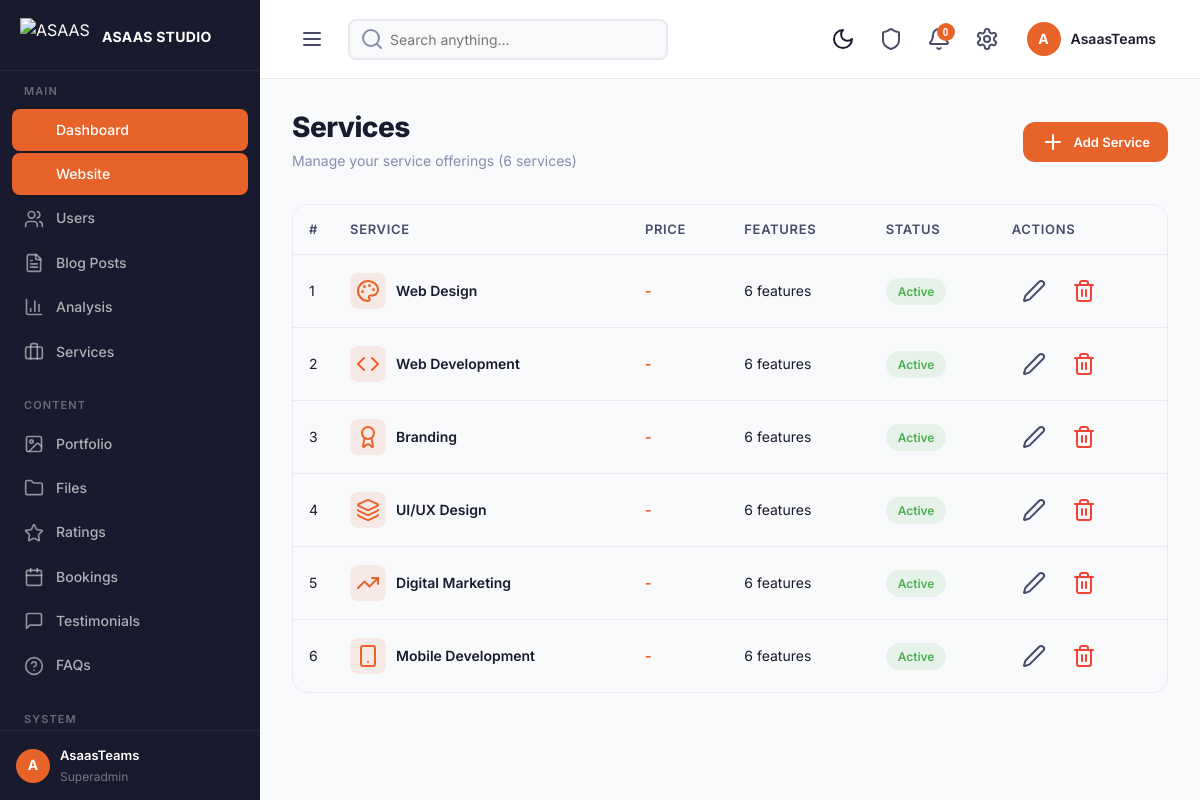
Screenshot of /admin/services.php (signed in) with the database file from the repository.
### tables this page shows
CREATE TABLE services (
    id INT PRIMARY KEY AUTO_INCREMENT,
    title VARCHAR(255) NOT NULL,
    slug VARCHAR(255) NOT NULL UNIQUE,
    description TEXT DEFAULT NULL,
    content LONGTEXT DEFAULT NULL,
    icon VARCHAR(50) DEFAULT NULL,
    image VARCHAR(500) DEFAULT NULL,
    price VARCHAR(50) DEFAULT NULL,
    features JSON DEFAULT NULL,
    is_active TINYINT(1) DEFAULT 1,
    sort_order INT DEFAULT 0,
    created_at TIMESTAMP DEFAULT CURRENT_TIMESTAMP,
    updated_at TIMESTAMP DEFAULT CURRENT_TIMESTAMP ON UPDATE CURRENT_TIMESTAMP,
    INDEX idx_slug (slug),
    INDEX idx_active (is_active)
);

### admin/services.php (the view, shortened to what this page needs)
<?php require_once __DIR__ . '/../config/functions.php'; startSession(); requireAdmin(); $pageTitle = 'Services'; require __DIR__ . '/../includes/admin-header.php';
$db = Database::getInstance()->getConnection();
$services = $db->query("SELECT * FROM services ORDER BY sort_order ASC, created_at DESC")->fetchAll();
?>
<div class="page-header fade-in-up">
    <div>
        <h1 class="page-title">Services</h1>
        <p class="page-subtitle">Manage your service offerings (<?= count($services) ?> services)</p>
    </div>
    <div class="page-actions">
        <button class="btn btn-primary btn-sm" onclick="openModal('newServiceModal')"><i data-lucide="plus" size="16"></i> Add Service</button>
    </div>
</div>
<div class="table-container reveal">
    <table class="table">
        <thead><tr><th style="width:40px">#</th><th>Service</th><th>Price</th><th>Features</th><th>Status</th><th>Actions</th></tr></thead>
        <tbody>
            <?php if (empty($services)): ?>
            <tr><td colspan="6" style="text-align:center;padding:40px;color:var(--text-muted)">No services yet. Click "Add Service" to create your first service.</td></tr>
            <?php else: foreach ($services as $s): ?>
                <tr>
                    <td><?= $s['sort_order'] ?></td>
                    <td>
                        <div style="display:flex;align-items:center;gap:10px">
                            <div style="width:36px;height:36px;border-radius:var(--radius-sm);background:var(--primary-alpha);display:flex;align-items:center;justify-content:center;color:var(--primary)"><i data-lucide="<?= htmlspecialchars($s['icon'] ?: 'briefcase') ?>" size="18"></i></div>
                            <span style="font-weight:600"><?= htmlspecialchars($s['title']) ?></span>
                        </div>
                    </td>
                    <td><span style="font-weight:700;color:var(--primary)"><?= htmlspecialchars($s['price'] ?? '-') ?></span></td>
                    <td><?= $s['features'] ? count(json_decode($s['features'], true) ?: []) . ' features' : '-' ?></td>
                    <td><span class="badge badge-<?= $s['is_active'] ? 'success' : 'error' ?>"><?= $s['is_active'] ? 'Active' : 'Inactive' ?></span></td>
                    <td>
                        <div style="display:flex;gap:6px">
                            <button class="btn btn-ghost btn-icon btn-sm" onclick="editService(<?= htmlspecialchars(json_encode($s)) ?>)"><i data-lucide="edit-2" size="14"></i></button>
                            <form method="POST" style="display:inline" onsubmit="return confirm('Are you sure you want to delete this service?')">
                                <button type="submit" name="delete_service" class="btn btn-ghost btn-icon btn-sm" style="color:#F44336"><i data-lucide="trash-2" size="14"></i></button>
                            </form>
                        </div>
                    </td>
                </tr>
            <?php endforeach; endif; ?>
        </tbody>
    </table>
</div>
</body></html>

### assets/css/main.css (style rules this page uses)
:root { --primary: #E8632A; --primary-dark: #d4551f; --primary-light: #f07840; --primary-alpha: rgba(232, 99, 42, 0.1); --primary-alpha-2: rgba(232, 99, 42, 0.2); --bg-white: #ffffff; --bg-light: #f8f9fb; --bg-gray: #f1f3f5; --bg-dark: #1a1a2e; --bg-darker: #0f0f1a; --text-primary: #1a1a2e; --text-secondary: #4a4a6a; --text-muted: #8a8aaa; --text-light: #b0b0c8; --text-white: #ffffff; --border: #e8e8f0; --border-dark: #d0d0e0; --shadow-sm: 0 2px 8px rgba(0,0,0,0.06); --shadow-md: 0 4px 20px rgba(0,0,0,0.08); --shadow-lg: 0 8px 40px rgba(0,0,0,0.12); --shadow-xl: 0 16px 60px rgba(0,0,0,0.15); --radius-sm: 8px; --radius-md: 12px; --radius-lg: 16px; --radius-xl: 24px; --font-family: 'Inter', -apple-system, BlinkMacSystemFont, sans-serif; --transition: 0.3s ease; --max-width: 1200px; --header-height: 80px; --sidebar-width: 260px; --sidebar-collapsed: 72px; }
*, *::before, *::after { margin: 0; padding: 0; box-sizing: border-box; }
html { scroll-behavior: smooth; -webkit-font-smoothing: antialiased; -moz-osx-font-smoothing: grayscale; }
body { font-family: var(--font-family); font-size: 16px; line-height: 1.6; color: var(--text-primary); background: var(--bg-white); overflow-x: hidden; }
h1, h2, h3, h4, h5, h6 { font-weight: 700; line-height: 1.2; color: var(--text-primary); }
h1 { font-size: clamp(2.5rem, 5vw, 4.5rem); letter-spacing: -0.02em; }
p { color: var(--text-secondary); line-height: 1.7; }
.btn { display: inline-flex; align-items: center; gap: 8px; padding: 12px 28px; border: none; border-radius: var(--radius-md); font-family: var(--font-family); font-size: 15px; font-weight: 600; cursor: pointer; transition: all var(--transition); text-decoration: none; line-height: 1.4; position: relative; overflow: hidden; }
.btn-primary { background: var(--primary); color: white; }
.btn-ghost { background: transparent; color: var(--text-secondary); }
.btn-sm { padding: 8px 18px; font-size: 13px; }
.btn-icon { width: 44px; height: 44px; padding: 0; display: flex; align-items: center; justify-content: center; border-radius: var(--radius-sm); }
.badge { display: inline-flex; align-items: center; padding: 4px 12px; border-radius: 50px; font-size: 12px; font-weight: 600; gap: 4px; }
.badge-success { background: rgba(76, 175, 80, 0.1); color: #4CAF50; }
.table-container { overflow-x: auto; border-radius: var(--radius-lg); border: 1px solid var(--border); }
.table { width: 100%; border-collapse: collapse; }
.table th { background: var(--bg-light); padding: 14px 16px; text-align: left; font-size: 13px; font-weight: 600; color: var(--text-secondary); text-transform: uppercase; letter-spacing: 0.05em; border-bottom: 1px solid var(--border); }
.table td { padding: 14px 16px; font-size: 14px; color: var(--text-primary); border-bottom: 1px solid var(--border); }
.table tr:last-child td { border-bottom: none; }

### assets/css/admin.css (style rules this page uses)
.page-header { display: flex; align-items: center; justify-content: space-between; margin-bottom: 32px; }
.page-title { font-size: 28px; font-weight: 800; }
.page-subtitle { font-size: 14px; color: var(--text-muted); margin-top: 4px; }
.page-actions { display: flex; gap: 12px; }

### assets/css/animations.css (style rules this page uses)
.fade-in-up { opacity: 0; transform: translateY(40px); animation: fadeInUp 0.8s ease forwards; }
.btn { position: relative; overflow: hidden; transition: all 0.3s ease; }
.btn::after { content: ''; position: absolute; top: 50%; left: 50%; width: 0; height: 0; border-radius: 50%; background: rgba(255,255,255,0.2); transition: width 0.6s ease, height 0.6s ease, top 0.6s ease, left 0.6s ease; }
.reveal { opacity: 0; transform: translateY(40px); transition: opacity 0.8s ease, transform 0.8s ease; }
.reveal.visible { opacity: 1; transform: translateY(0); }

### includes/admin-header.php (style rules this page uses)
:root { --bg-dark: #1a1a2e; --bg-white: #ffffff; --bg-light: #f8f9fb; --bg-gray: #f0f1f5; --border: #e8e8f0; --border-dark: #d0d0e0; --text-primary: #1a1a2e; --text-secondary: #4a4a6a; --text-muted: #8a8aaa; --shadow-sm: 0 2px 8px rgba(0,0,0,0.06); --shadow-md: 0 4px 20px rgba(0,0,0,0.08); --shadow-lg: 0 8px 40px rgba(0,0,0,0.12); --transition: 0.3s ease; }
body { transition: background .3s ease, color .3s ease }

### rows the page displays
services: sort_order "1", title "Web Design", price "-", features "6", is_active "Active"
services: sort_order "2", title "Web Development", price "-", features "6", is_active "Active"
services: sort_order "3", title "Branding", price "-", features "6", is_active "Active"
services: sort_order "4", title "UI/UX Design", price "-", features "6", is_active "Active"
services: sort_order "5", title "Digital Marketing", price "-", features "6", is_active "Active"
services: sort_order "6", title "Mobile Development", price "-", features "6", is_active "Active"

### other values shown
APP_NAME "ASAAS STUDIO"
$adminAvatarLetter "A"
getCurrentUserName() "AsaasTeams"
getCurrentUserRole() "Superadmin"
getUnreadNotificationCount(getCurrentUserId()) "0"
getCurrentUserName()[0] "A"
count($services) "6"
